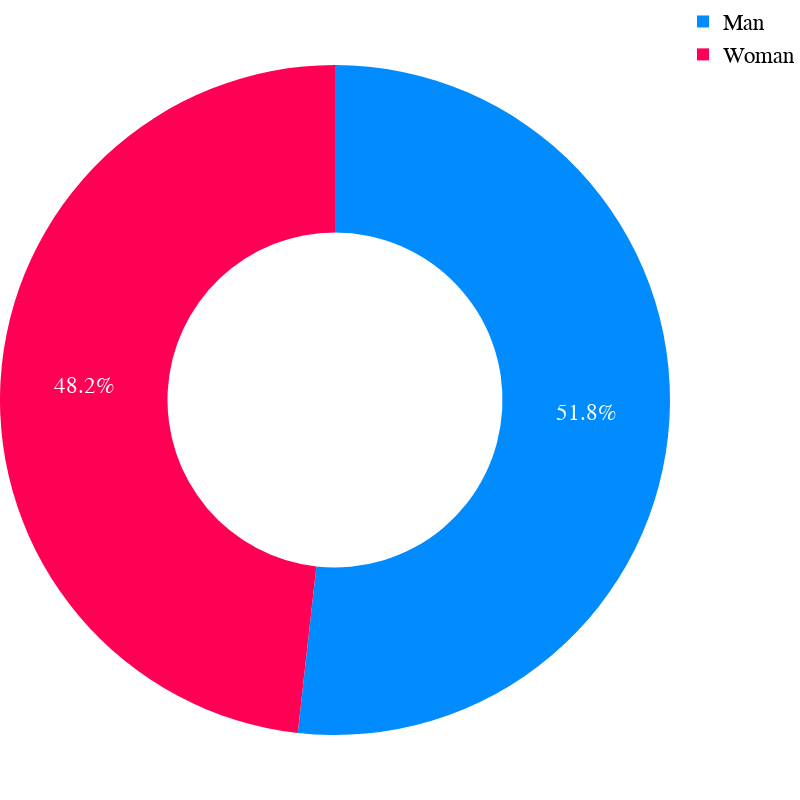

The notebook cell this image was saved under:
### Code cell
import plotly.express as px
print(df['Gender'].value_counts())
fig = px.pie(data, values=df['Gender'].value_counts(), names=['Man', 'Woman'],
             hole=.5, color_discrete_sequence=["#008cff", "#ff0055"])
fig.update_layout(
    margin=dict(t=0, b=0, l=0, r=0),
    width=800,
    height=800,
    font=dict(
        family="Times New Roman",
        size=23,
        color="Black"
    )
)
fig.show()

### Figure 1 — Plotly figure (JSON) as saved in the notebook; plotly's stock layout.template omitted (floating-point values rounded to 4 significant figures)
{"data": [{"domain": {"x": [0, 1], "y": [0, 1]}, "hole": 0.5, "hovertemplate": "label=%{label}<br>value=%{value}<extra></extra>", "labels": ["Man", "Woman"], "legendgroup": "", "name": "", "showlegend": true, "type": "pie", "values": [3459, 3222]}], "layout": {"font": {"color": "Black", "family": "Times New Roman", "size": 23}, "height": 800, "legend": {"tracegroupgap": 0}, "margin": {"b": 0, "l": 0, "r": 0, "t": 0}, "piecolorway": ["#008cff", "#ff0055"], "width": 800}}
